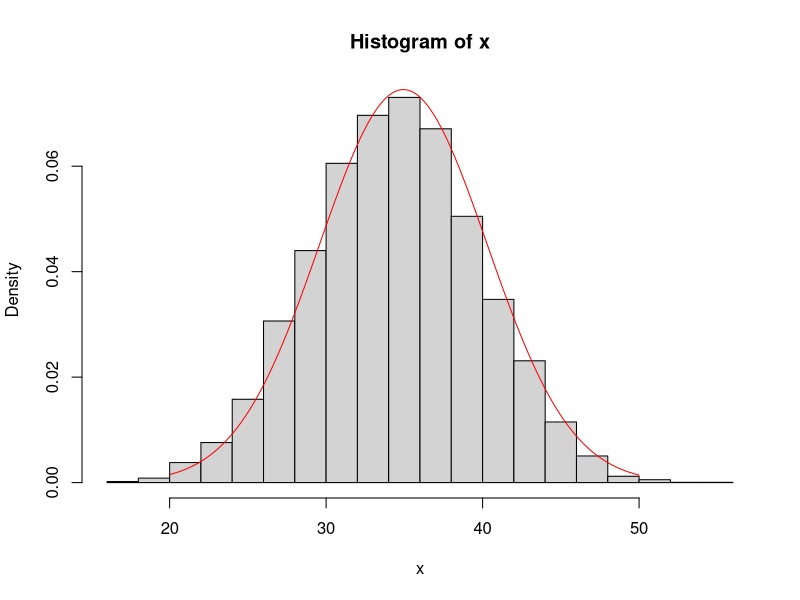
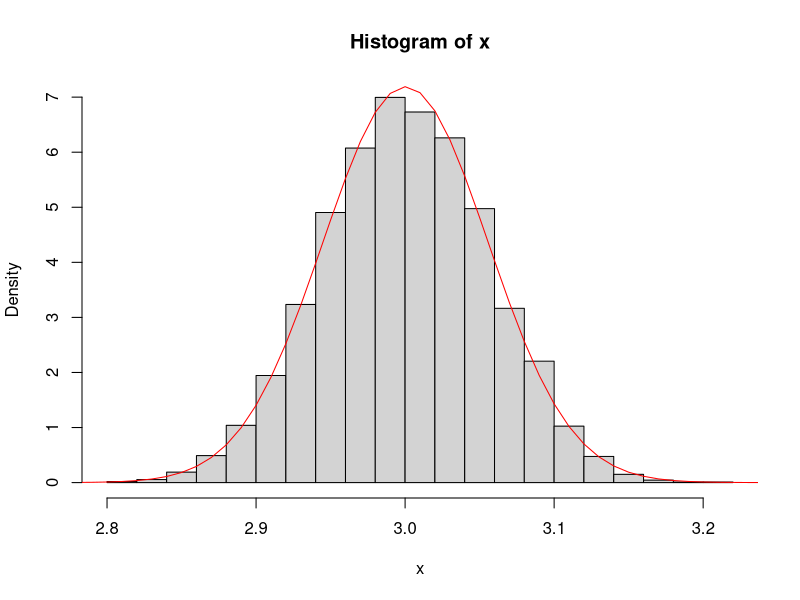
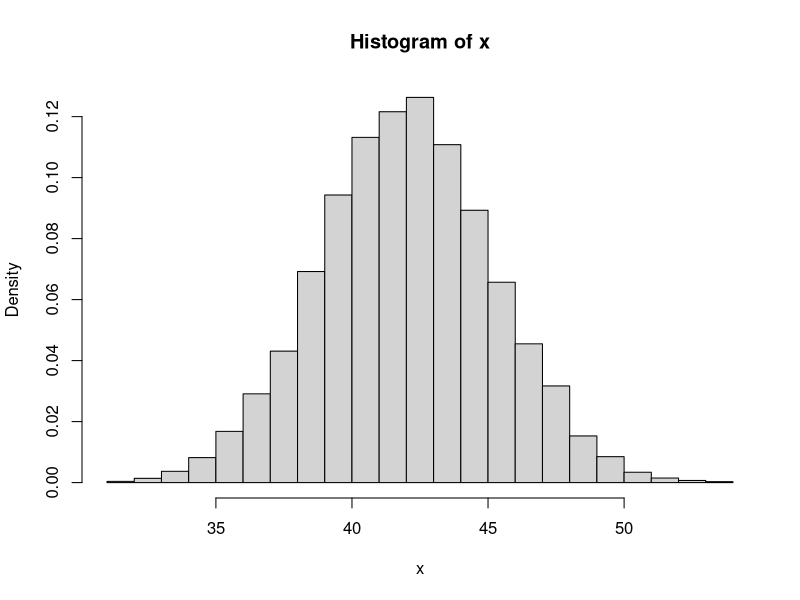
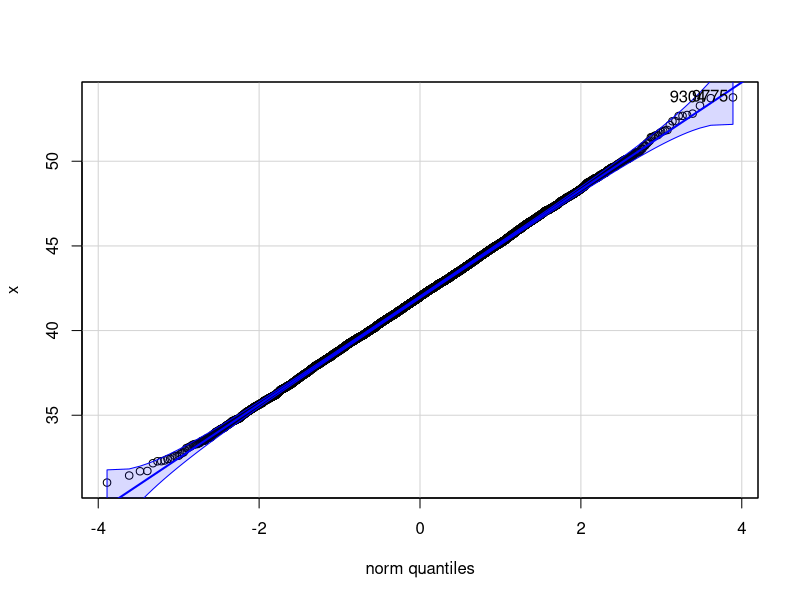
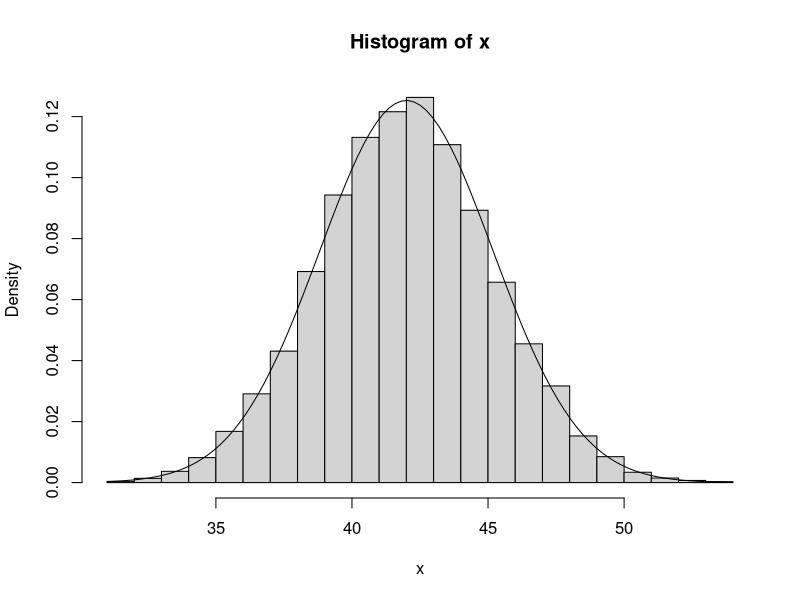
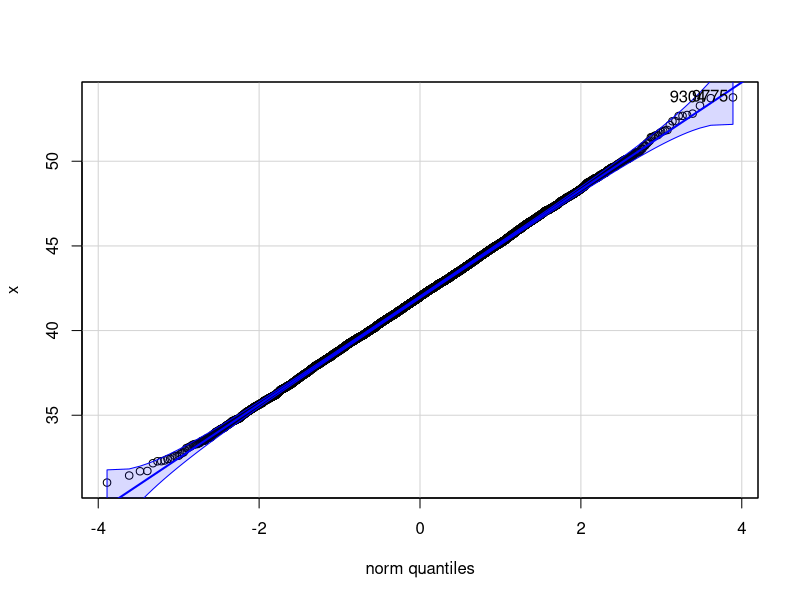

These figures' R source, in order:
### Würfel
x = rep(NA, 10000)
wid = 10
for (i in 1:length(x)){
  x[i] = sum(sample(1:6, wid, replace = TRUE))
}
hist(x, freq = FALSE)

mean(x) 
var(x)
#plot(table(x)/length(x), type='h')
xs = seq(20,50,0.1)
lines(xs, dnorm(xs, mean(x), sd(x)), col='red')

### unif
x = rep(NA, 10000)
wid = 1000
for (i in 1:10000){
  x[i] = mean(runif(wid,0,6))
}
mean(x) 
var(x)
hist(x, freq = FALSE)
xs = seq(1,6,0.01)
lines(xs, dnorm(xs, mean(x), sd(x)), col='red')

x = rep(NA, 10000)
wid = 10
for (i in 1:length(x)){
  x[i] = mean(rnorm(wid, 42, 10))
}
mean(x)
hist(x, freq = FALSE, 30)
library(car)
qqPlot(x)

mean(runif(100000,1,6)) # (6-1)/2
var(x) 
var(runif(100000,1,6)) # (6-1)^2/12 = 25/12 = 2.083
2.08 / 100
sqrt(2.08/100) 
sd(runif(100000,1,6))/10

hist(x, freq = FALSE, 30)

xs = seq(min(x),max(x),length.out = 100)
lines(xs,dnorm(xs,mean(x),sd(x)))

library(car)
qqPlot(x)
